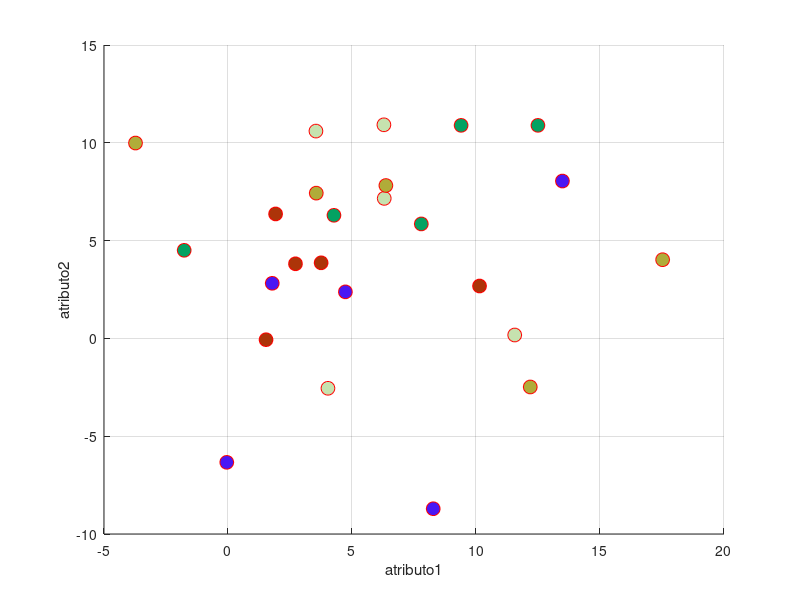

Source code (MATLAB): (Note: this script raises an error after producing the figure.)
clc % limpia pantalla
clear all % limpia todo
close all %cierra todo
warning off all  % apaga los warnings

num_clases=input('¿Cuántas clases quieres?\n')
num_reptes=input('¿Cuántos representantes quieres por cada clase?\n')
clases = zeros(2, num_reptes, num_clases);
lgd = cell(num_clases,1);
 
for i = 1:num_clases
    fprintf('\n***Clase número %d***\n\n',i)
    fprintf("¿Dónde deseas el centroide?\n");
    centroide_x=input('x=');
    centroide_y=input('y=');
    centroide = [centroide_x;centroide_y];
    dispersion=input('¿Qué factor de dispersión deseas?\n');    
    vector_aux=(randn(2,num_reptes)*dispersion) + centroide;
    clases(:,:,i) = vector_aux;
end

clases;
loop = 1;

figure(1)
grid on
hold on
for i = 1:num_clases        
    plot(clases(1,:,i),clases(2,:,i),'ro','MarkerSize',10,'MarkerFaceColor',rand(1,3))
    lgd{i} = strcat('Clase ',num2str(i)) ;
end
xlabel('atributo1');
ylabel('atributo2');
title('GRAFICANDO %d CLASES DE DATOS', num_clases)
legend(lgd)

vector_clases = [1:1:num_clases+1];
for l = 1:num_clases
    arrow{l} = string(strcat('C', string(l)));
end
arrow{num_clases+1} = 'AVG';
arrow;

metodos = {'Distancia mas Cercana', 'Bayes', 'Mahalanobis', 'KNN'};
str = string(metodos);

presiciones_rs = resustitucion(clases, 3);
fprintf('*** Resultados del método de Resustitución: ***\n') 
rs_table = array2table(presiciones_rs,'VariableNames', str, 'RowNames', string(arrow))

presiciones_ho = holdinone(clases, 3);
fprintf('*** Resultados del método Hold in one: ***\n') 
ho_table = array2table(presiciones_ho,'VariableNames', str, 'RowNames', string(arrow))

presiciones_cv = crossvalidation(clases, 3);
fprintf('*** Resultados del método de Cross-Validation: ***\n') 
cv_table = array2table(presiciones_cv,'VariableNames', str, 'RowNames', string(arrow))

for i = 1:4
    figure(i+1)
    grid on
    hold on                
    plot(vector_clases, presiciones_rs(:, i), 'r-o', 'MarkerSize', 10, 'MarkerFaceColor', rand(1,3))
    plot(vector_clases, presiciones_ho(:, i), 'r-o', 'MarkerSize', 10, 'MarkerFaceColor', rand(1,3))
    plot(vector_clases, presiciones_cv(:, i), 'r-o', 'MarkerSize', 10, 'MarkerFaceColor', rand(1,3))
    %lgd{i} = strcat('Clase ', num2str(i)) ;  
    xlabel('presicion');
    ylabel('recall');
    legend('Resustitución', 'Hold in one', 'Cross-Validation')
    ylim([0, 110]);
    %str = strcat('Método ', str(:, i));
    title(metodos(i))
end



